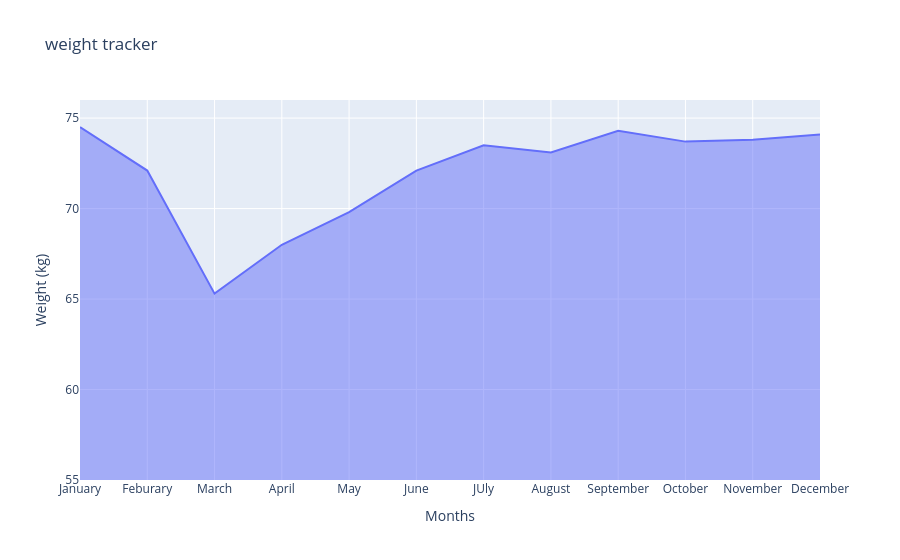

Notebook source saved alongside this figure:
### Code cell
import plotly.express as px
import pandas as pd
from plotly.offline import plot 

data = {
    'Months' : ['January','Feburary','March','April','May','June','JUly','August','September','October','November','December'],
    'weight_kg' : [74.5, 72.1, 65.3, 68, 69.8, 72.1, 73.5, 73.1, 74.3, 73.7, 73.8, 74.1]
}

weight_df = pd.DataFrame(data)
#create the area chart using px.area
fig = px.area(
    weight_df,
    x='Months',
    y='weight_kg',
    title='weight tracker',
    labels={'weight_kg': 'Weight (kg)', 'day': 'Day of the Week'}
    line_shape='spline'
)
fig.update_yaxes(range=[55, 76])
fig.show()

### Figure 1 — Plotly figure (JSON) as saved in the notebook; plotly's stock layout.template omitted (floating-point values rounded to 4 significant figures)
{"data": [{"fillpattern": {"shape": ""}, "hovertemplate": "Months=%{x}<br>Weight (kg)=%{y}<extra></extra>", "legendgroup": "", "line": {"color": "#636efa"}, "marker": {"symbol": "circle"}, "mode": "lines", "name": "", "orientation": "v", "showlegend": false, "stackgroup": "1", "type": "scatter", "x": ["January", "Feburary", "March", "April", "May", "June", "JUly", "August", "September", "October", "November", "December"], "xaxis": "x", "y": [74.5, 72.1, 65.3, 68.0, 69.8, 72.1, 73.5, 73.1, 74.3, 73.7, 73.8, 74.1], "yaxis": "y"}], "layout": {"legend": {"tracegroupgap": 0}, "title": {"text": "weight tracker"}, "xaxis": {"anchor": "y", "domain": [0, 1], "title": {"text": "Months"}}, "yaxis": {"anchor": "x", "domain": [0, 1], "range": [55, 76], "title": {"text": "Weight (kg)"}}}}
